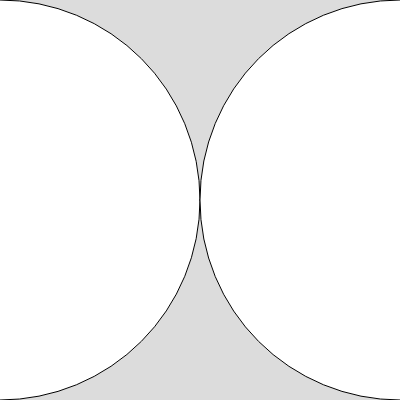
Frame 1 (no input)
Frame 60 (no input): identical to frame 1, image omitted
Frame 120 (the mouse pressed at the canvas centre since frame 60): identical to frame 1, image omitted

The p5.js sketch that drew this single still picture (run headless with seeded random() and noise() and a simulated clock; from frame 60 on, the mouse is pressed at the canvas centre):

// p5.js sketch
// ── sketch.js
function setup() {
  createCanvas(400, 400);
}

function draw() {
  background(220);
  circle(0, 200, 400);
  circle(400, 200, 400);
}
